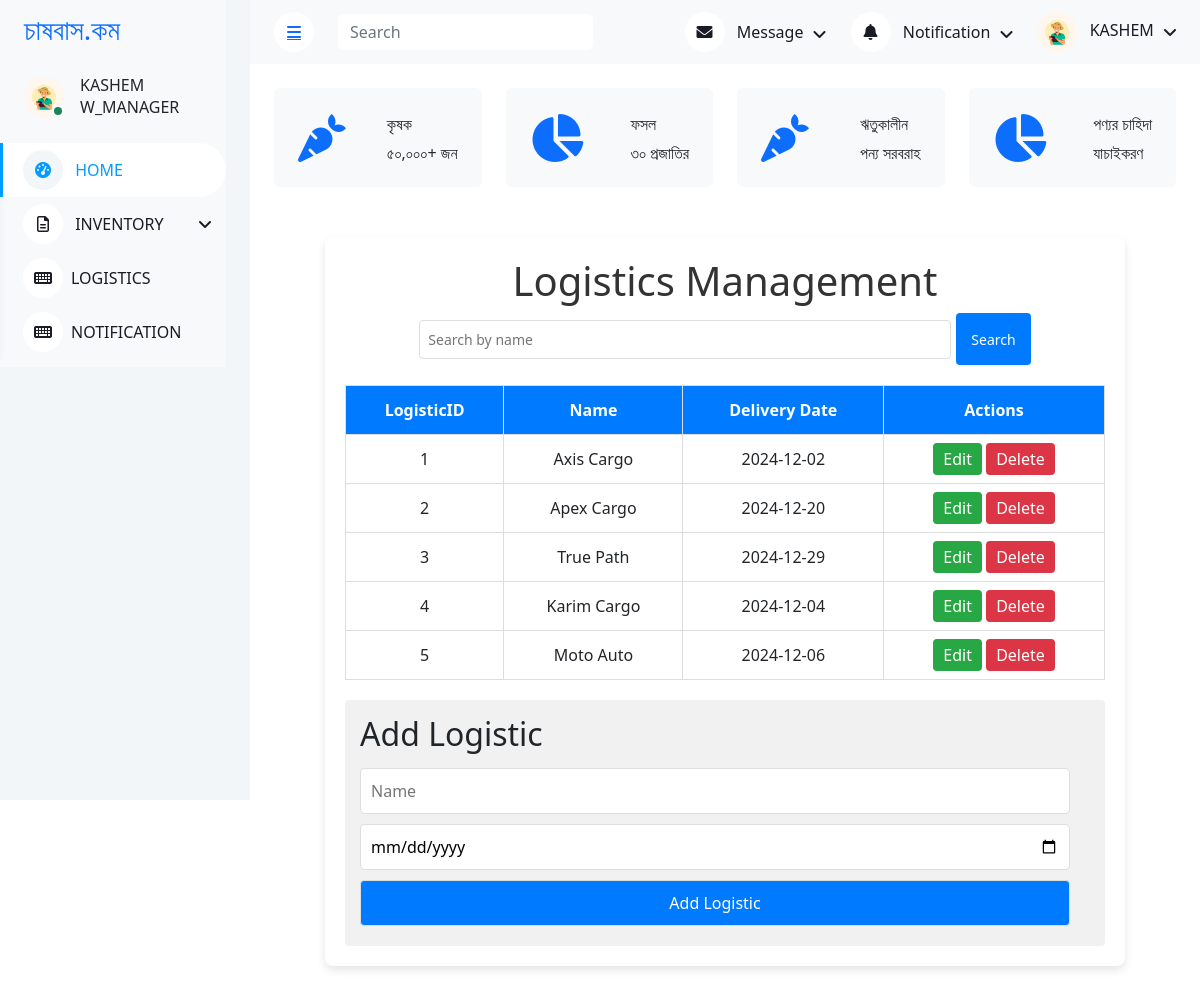
/pages/WareHouseLogistics.php, run on the app's committed database.
### tables this page shows
CREATE TABLE `logistics` (
  `ProductID` int(11) NOT NULL,
  `LogisticID` int(11) NOT NULL,
  `name` varchar(255) NOT NULL,
  `delivery_date` date NOT NULL
);

### pages/WareHouseLogistics.php (the view, shortened to what this page needs)
<?php
$host = 'localhost';
$dbname = 'tutorial';
$username = 'root';
$password = '';
try {
    $pdo = new PDO("mysql:host=$host;dbname=$dbname;charset=utf8", $username, $password);
    $pdo->setAttribute(PDO::ATTR_ERRMODE, PDO::ERRMODE_EXCEPTION);
} catch (PDOException $e) {
    die("Database connection failed: " . $e->getMessage());
}
$search = $_GET['search'] ?? '';
$stmt = $pdo->prepare("SELECT * FROM logistics WHERE name LIKE ?");
$stmt->execute(['%' . $search . '%']);
$logistics = $stmt->fetchAll(PDO::FETCH_ASSOC);
$editingLogistic = null;
?>
<!DOCTYPE html>
<html lang="en">
<head>
    <link href="https://cdnjs.cloudflare.com/ajax/libs/font-awesome/5.10.0/css/all.min.css" rel="stylesheet">
    <link href="https://cdn.jsdelivr.net/npm/bootstrap-icons@1.4.1/font/bootstrap-icons.css" rel="stylesheet">
    <link href="https://cdnjs.cloudflare.com/ajax/libs/font-awesome/6.0.0/css/all.min.css" rel="stylesheet">
    <link href="../lib/owlcarousel/assets/owl.carousel.min.css" rel="stylesheet">
    <link href="../lib/tempusdominus/css/tempusdominus-bootstrap-4.min.css" rel="stylesheet" />
    <link href="../css/bootstrap.min.css" rel="stylesheet">
    <link href="../css/FarmerDashboard.css" rel="stylesheet">
</head>
<body>
    <div class="container-xxl position-relative bg-white d-flex p-0">
        <div class="sidebar pe-4 pb-3">
            <nav class="navbar bg-light navbar-light">
                <a href="" class="navbar-brand mx-4 mb-3">
                    <h3 class="text-primary"></i>চাষবাস.কম</h3>
                </a>
                <div class="d-flex align-items-center ms-4 mb-4">
                    <div class="position-relative">
                    </div>
                    <div class="ms-3">
                        <h6 class="mb-0">KASHEM</h6>
                        <span>W_MANAGER </span>
                    </div>
                </div>
                <div class="navbar-nav w-100">
                    <a href="../pages/WareHouseManagerDashboard.html" class="nav-item nav-link active"><i class="fa fa-tachometer-alt me-2"></i> HOME </a>
                    <div class="nav-item dropdown">
                        <div class="nav-item dropdown">
                            <a href="#" class="nav-link dropdown-toggle" data-bs-toggle="dropdown"><i class="far fa-file-alt me-2"></i> INVENTORY </a>
                    </div>
                    <a href="WareHouseLogistics.php" class="nav-item nav-link"><i class="fa fa-keyboard me-2"></i>LOGISTICS</a>
                    <a href="../pages/wareHouseNoti.html" class="nav-item nav-link"><i class="fa fa-keyboard me-2"></i>NOTIFICATION</a>
                </div>
            </nav>
        </div>
        <div class="sidebar pe-4 pb-3">
            <nav class="navbar bg-light navbar-light">
                <a href="" class="navbar-brand mx-4 mb-3">
                    <h3 class="text-primary"></i>চাষবাস.কম</h3>
                </a>
                <div class="d-flex align-items-center ms-4 mb-4">
                    <div class="position-relative">
                        <img class="rounded-circle" src="../images/FarmerDashboard/m_user.jpg" alt="" style="width: 40px; height: 40px;">
                        <div class="bg-success rounded-circle border border-2 border-white position-absolute end-0 bottom-0 p-1"></div>
                    </div>
                    <div class="ms-3">
                        <h6 class="mb-0">KASHEM</h6>
                        <span>W_MANAGER </span>
                    </div>
                </div>
                <div class="navbar-nav w-100">
                    <a href="WareHouseManagerDashboard.php" class="nav-item nav-link active"><i class="fa fa-tachometer-alt me-2"></i> HOME </a>
                    <div class="nav-item dropdown">
                        <div class="nav-item dropdown">
                            <a href="#" class="nav-link dropdown-toggle" data-bs-toggle="dropdown"><i class="far fa-file-alt me-2"></i> INVENTORY </a>
                    </div>
                    <a href="WareHouseLogistics.php" class="nav-item nav-link"><i class="fa fa-keyboard me-2"></i>LOGISTICS</a>
                    <a href="WareHouseNoti.php" class="nav-item nav-link"><i class="fa fa-keyboard me-2"></i>NOTIFICATION</a>
                </div>
            </nav>
        </div>
        <div class="content">
            <nav class="navbar navbar-expand bg-light navbar-light sticky-top px-4 py-0">
                <a href="#" class="sidebar-toggler flex-shrink-0">
                    <i class="fa fa-bars"></i>
                </a>
                <form class="d-none d-md-flex ms-4">
                    <input class="form-control border-0" type="search" placeholder="Search">
                </form>
                <div class="navbar-nav align-items-center ms-auto">
                    <div class="nav-item dropdown">
                        <a href="#" class="nav-link dropdown-toggle" data-bs-toggle="dropdown">
                            <i class="fa fa-envelope me-lg-2"></i>
                            <span class="d-none d-lg-inline-flex">Message</span>
                        </a>
                    </div>
                    <div class="nav-item dropdown">
                        <a href="#" class="nav-link dropdown-toggle" data-bs-toggle="dropdown">
                            <i class="fa fa-bell me-lg-2"></i>
                            <span class="d-none d-lg-inline-flex">Notification</span>
                        </a>
                    </div>
                    <div class="nav-item dropdown">
                        <a href="#" class="nav-link dropdown-toggle" data-bs-toggle="dropdown">
                            <img class="rounded-circle me-lg-2" src="../images/FarmerDashboard/m_user.jpg"" alt="" style="width: 40px; height: 40px;">
                            <span class="d-none d-lg-inline-flex">KASHEM </span>
                        </a>
                    </div>
                </div>
            </nav>
           <div class="container-fluid pt-4 px-4">
                <div class="row g-4">
                    <div class="col-sm-6 col-xl-3">
                        <div class="bg-light rounded d-flex align-items-center justify-content-between p-4">
                            <i class="fa-solid fa-carrot fa-3x text-primary"></i>
                            <div class="ms-3">
                                <p class="mb-2"> কৃষক </p>
                                <h6 class="mb-0"> ৫০,০০০+ জন </h6>
                            </div>
                        </div>
                    </div>
                    <div class="col-sm-6 col-xl-3">
                        <div class="bg-light rounded d-flex align-items-center justify-content-between p-4">
                            <i class="fa fa-chart-pie fa-3x text-primary"></i>
                            <div class="ms-3">
                                <p class="mb-2">ফসল</p>
                                <h6 class="mb-0"> ৩০ প্রজাতির </h6>
                            </div>
                        </div>
                    </div>
                    <div class="col-sm-6 col-xl-3">
                        <div class="bg-light rounded d-flex align-items-center justify-content-between p-4">
                        <i class="fa-solid fa-carrot fa-3x text-primary"></i>
                            <div class="ms-3">
                                <p class="mb-2">ঋতুকালীন </p>
                                <h6 class="mb-0"> পন্য সরবরাহ </h6>
                            </div>
                        </div>
                    </div>
                    <div class="col-sm-6 col-xl-3">
                        <div class="bg-light rounded d-flex align-items-center justify-content-between p-4">
                            <i class="fa fa-chart-pie fa-3x text-primary"></i>
                            <div class="ms-3">
                                <p class="mb-2">পণ্যর চাহিদা</p>
                                <h6 class="mb-0"> যাচাইকরণ </h6>
                            </div>
                        </div>
                    </div>
                </div>
            </div>
</head>
<body>
 <div class="container">
     <h1>Logistics Management</h1>
     <form class="search-form" method="GET">
         <input type="text" name="search" placeholder="Search by name" class="search-box" value="<?= htmlspecialchars($search) ?>">
         <button type="submit" class="search-btn">Search</button>
     </form>
     <table>
         <thead>
             <tr>
                 <th>LogisticID</th>
                 <th>Name</th>
                 <th>Delivery Date</th>
                 <th>Actions</th>
             </tr>
         </thead>
         <tbody>
             <?php foreach ($logistics as $logistic): ?>
                 <tr>
                     <td><?= $logistic['LogisticID'] ?></td>
                     <td><?= htmlspecialchars($logistic['name']) ?></td>
                     <td><?= $logistic['delivery_date'] ?></td>
                     <td>
                         <a href="?edit=<?= $logistic['LogisticID'] ?>" class="action-btn">Edit</a>
                         <a href="?delete=<?= $logistic['LogisticID'] ?>" class="action-btn delete">Delete</a>
                     </td>
                 </tr>
             <?php endforeach; ?>
         </tbody>
     </table>
     <?php if (!$editingLogistic): ?>
         <div class="form-container">
             <h2>Add Logistic</h2>
             <form method="POST">
                 <input type="text" name="name" placeholder="Name" required>
                 <input type="date" name="delivery_date" required>
                 <button type="submit" name="add">Add Logistic</button>
             </form>
         </div>
     <?php endif; ?>
 </div>
</body>
</html>
</body>
</html>

### css/FarmerDashboard.css (style rules this page uses)
:root { --primary: #009CFF; --light: #F3F6F9; --dark: #191C24; }
.sidebar { position: fixed; top: 0; left: 0; bottom: 0; width: 250px; height: 100vh; overflow-y: auto; background: var(--light); transition: 0.5s; z-index: 999; }
.content { margin-left: 250px; min-height: 100vh; background: #FFFFFF; transition: 0.5s; }
@media (min-width: 992px) { .sidebar { margin-left: 0; } }
@media (min-width: 992px) { .content { width: calc(100% - 250px); } }
.sidebar .navbar .navbar-nav .nav-link { padding: 7px 20px; color: var(--dark); font-weight: 500; border-left: 3px solid var(--light); border-radius: 0 30px 30px 0; outline: none; }
.sidebar .navbar .navbar-nav .nav-link:hover, .sidebar .navbar .navbar-nav .nav-link.active { color: var(--primary); background: #FFFFFF; border-color: var(--primary); }
.sidebar .navbar .navbar-nav .nav-link i { width: 40px; height: 40px; display: inline-flex; align-items: center; justify-content: center; background: #FFFFFF; border-radius: 40px; }
.sidebar .navbar .navbar-nav .nav-link:hover i, .sidebar .navbar .navbar-nav .nav-link.active i { background: var(--light); }
.sidebar .navbar .dropdown-toggle::after { position: absolute; top: 15px; right: 15px; border: none; content: "\f107"; font-family: "Font Awesome 5 Free"; font-weight: 900; transition: .5s; }
.content .navbar .navbar-nav .nav-link { margin-left: 25px; padding: 12px 0; color: var(--dark); outline: none; }
.content .navbar .sidebar-toggler, .content .navbar .navbar-nav .nav-link i { width: 40px; height: 40px; display: inline-flex; align-items: center; justify-content: center; background: #FFFFFF; border-radius: 40px; }
.content .navbar .dropdown-toggle::after { margin-left: 6px; vertical-align: middle; border: none; content: "\f107"; font-family: "Font Awesome 5 Free"; font-weight: 900; transition: .5s; }
input, label { margin: 0.4rem 0; }

### pages/WareHouseLogistics.php (style rules this page uses)
.container { max-width: 800px; margin: 50px auto; background: white; border-radius: 8px; box-shadow: 0 4px 8px rgba(0, 0, 0, 0.1); padding: 20px; }
h1 { text-align: center; color: #333; }
.search-form { display: flex; justify-content: center; margin-bottom: 20px; }
.search-box { width: 70%; padding: 8px; font-size: 14px; border: 1px solid #ddd; border-radius: 4px; }
.search-btn { padding: 8px 15px; font-size: 14px; color: white; background-color: #007bff; border: none; border-radius: 4px; margin-left: 5px; cursor: pointer; }
table { width: 100%; border-collapse: collapse; margin-top: 20px; }
table th, table td { padding: 12px; text-align: center; border: 1px solid #ddd; }
table th { background-color: #007bff; color: white; }
.action-btn { padding: 5px 10px; text-decoration: none; color: white; background-color: #28a745; border-radius: 4px; }
.action-btn.delete { background-color: #dc3545; }
.form-container { margin-top: 20px; background-color: #f1f1f1; padding: 15px; border-radius: 4px; }
.form-container h2 { margin-bottom: 10px; }
.form-container input, .form-container button { width: calc(100% - 20px); margin: 5px 0; padding: 10px; border: 1px solid #ddd; border-radius: 4px; }
.form-container button { background-color: #007bff; color: white; cursor: pointer; }

### data on the page
logistics: LogisticID "1", name "Axis Cargo", delivery_date "2024-12-02"
logistics: LogisticID "2", name "Apex Cargo", delivery_date "2024-12-20"
logistics: LogisticID "3", name "True Path", delivery_date "2024-12-29"
logistics: LogisticID "4", name "Karim Cargo", delivery_date "2024-12-04"
logistics: LogisticID "5", name "Moto Auto", delivery_date "2024-12-06"
